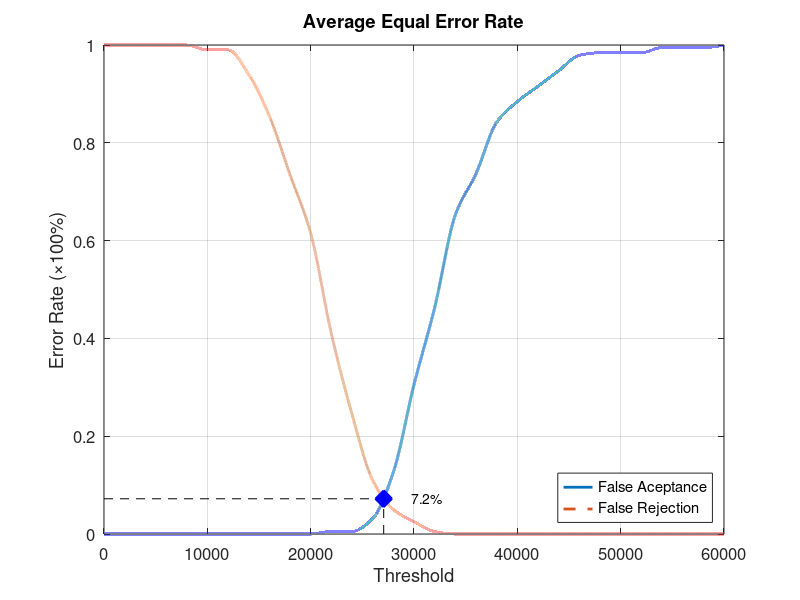
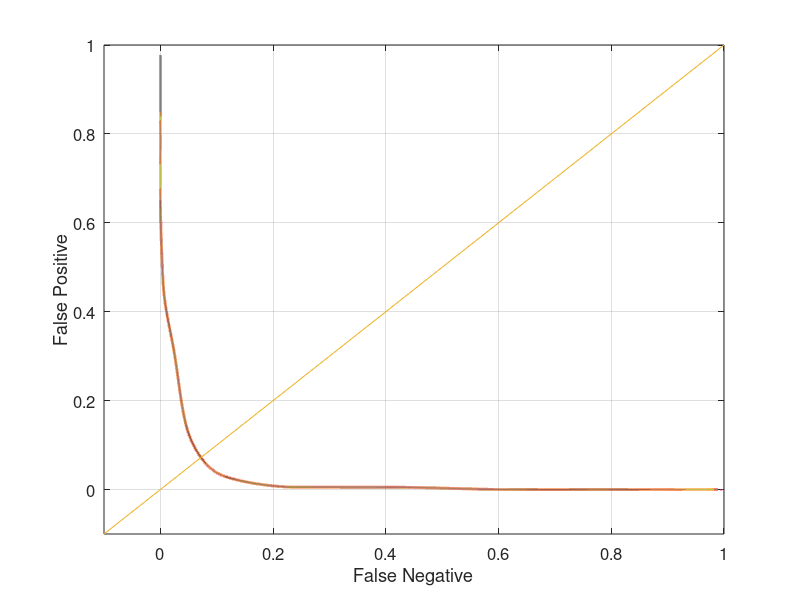

These charts were generated, in order, by the following MATLAB code:
function yEER = Database4_1
close all;
clear;
clc;
x = 0:2000:60000;
xq = 0:0.5:60000;

y0 = [0 0 0 0 0 0 0 0 0 0 0 0.00526316 0.00526316 0.0315789 0.126316 0.305263 0.463158 0.652632 0.736842 0.842105 0.884211 0.915789 0.947368 0.978947 0.984211 0.984211 0.984211 0.994737 0.994737 0.994737 1];
yy0 = interp1(x, y0, xq, 'pchip');
y1 = [1 1 1 1 1 0.99 0.99 0.94 0.855 0.735 0.615 0.41 0.245 0.11 0.05 0.025 0.005 0 0 0 0 0 0 0 0 0 0 0 0 0 0];
yy1 = interp1(x, y1, xq, 'pchip');

% Calculating EER: 
y2 = abs(y0 - y1);
find(y2 == min(y2))
yy2 = abs(yy0 - yy1);
xEER = find(yy2 == min(yy2));
xEERIndex = xq(xEER) % X-axis EER
yEER = yy0(xEER) % Y-axis EER

main = figure
plot(xq, yy0,'-','LineWidth', 2);	hold on
plot(xq, yy1,'--','LineWidth', 2);	hold on
plot([xEERIndex xEERIndex], [0 yEER], 'k--');	hold on
plot([0 xEERIndex], [yEER yEER], 'k--');	hold on
plot(xEERIndex, yEER, 'bx', 'LineWidth', 10);	hold on
text(xEERIndex + 10 * xEERIndex / 100, yEER, [num2str(round((10000 * yEER)) / 100) '%'])
legend('False Aceptance', 'False Rejection', 'Location', 'SouthEast')
xlabel('Threshold')
ylabel('Error Rate (\times100%)')
title('Average Equal Error Rate')
set(gca, 'FontSize', 12)
axis([0 60000 0 1])
grid on

print(main, 'Database4_1Main', '-dpng');
FNRxFPR = figure('Color', [1 1 1]);
plot(yy1, yy0, '-', yy1, yy0, 'LineWidth', 2);
hold on
y = -0.1:0.1:1
plot(y, y); 
set(gca, 'FontSize', 12)
xlabel('False Negative')
ylabel('False Positive')
axis([-0.1 1 -0.1 1])
set(gca, 'FontSize', 12)
grid on

print(FNRxFPR, 'Database4_1FNRxFPR','-dpng');
end
